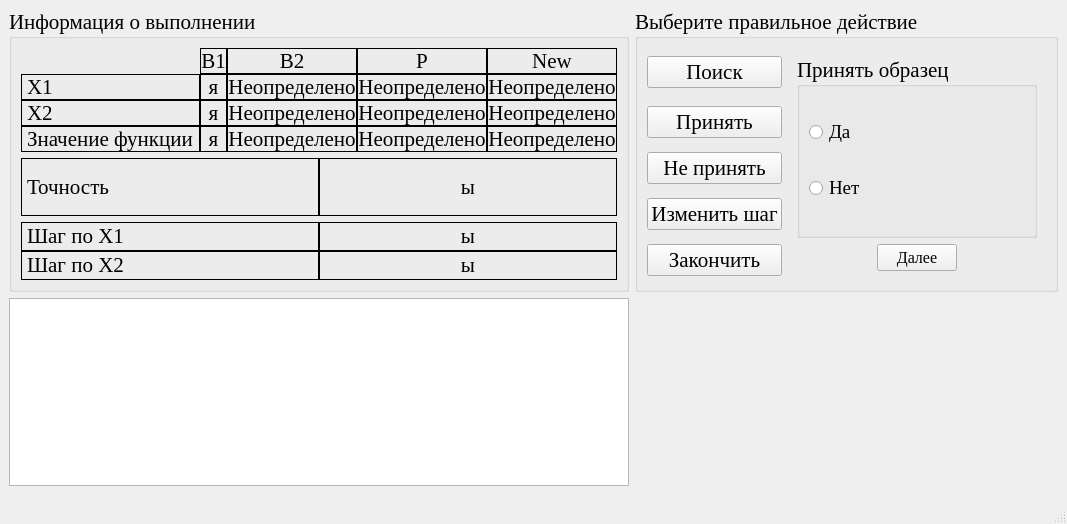
<?xml version="1.0" encoding="UTF-8"?>
<ui version="4.0">
 <class>HuGi</class>
 <widget class="QMainWindow" name="HuGi">
  <property name="windowModality">
   <enum>Qt::ApplicationModal</enum>
  </property>
  <property name="geometry">
   <rect>
    <x>0</x>
    <y>0</y>
    <width>1035</width>
    <height>524</height>
   </rect>
  </property>
  <property name="font">
   <font>
    <family>Times New Roman</family>
    <pointsize>16</pointsize>
   </font>
  </property>
  <property name="windowTitle">
   <string>Метод Хука-Дживса</string>
  </property>
  <property name="windowIcon">
   <iconset resource="data.qrc">
    <normaloff>:/icon/icon.bmp</normaloff>:/icon/icon.bmp</iconset>
  </property>
  <widget class="QWidget" name="centralwidget">
   <layout class="QGridLayout" name="gridLayout_8" columnstretch="1,1">
    <item row="0" column="0">
     <widget class="QGroupBox" name="groupBox_2">
      <property name="title">
       <string>Информация о выполнении</string>
      </property>
      <layout class="QGridLayout" name="gridLayout_6">
       <item row="0" column="0">
        <layout class="QGridLayout" name="gridLayout_3" columnstretch="1,1,1,1,1">
         <property name="spacing">
          <number>0</number>
         </property>
         <item row="0" column="1">
          <widget class="QLabel" name="label_11">
           <property name="frameShape">
            <enum>QFrame::Box</enum>
           </property>
           <property name="text">
            <string>B1</string>
           </property>
           <property name="alignment">
            <set>Qt::AlignCenter</set>
           </property>
           <property name="textInteractionFlags">
            <set>Qt::LinksAccessibleByMouse|Qt::TextSelectableByMouse</set>
           </property>
          </widget>
         </item>
         <item row="0" column="2">
          <widget class="QLabel" name="label_12">
           <property name="frameShape">
            <enum>QFrame::Box</enum>
           </property>
           <property name="text">
            <string>B2</string>
           </property>
           <property name="alignment">
            <set>Qt::AlignCenter</set>
           </property>
           <property name="textInteractionFlags">
            <set>Qt::LinksAccessibleByMouse|Qt::TextSelectableByMouse</set>
           </property>
          </widget>
         </item>
         <item row="0" column="3">
          <widget class="QLabel" name="label_14">
           <property name="frameShape">
            <enum>QFrame::Box</enum>
           </property>
           <property name="text">
            <string>P</string>
           </property>
           <property name="alignment">
            <set>Qt::AlignCenter</set>
           </property>
           <property name="textInteractionFlags">
            <set>Qt::LinksAccessibleByMouse|Qt::TextSelectableByMouse</set>
           </property>
          </widget>
         </item>
         <item row="0" column="4">
          <widget class="QLabel" name="label_13">
           <property name="frameShape">
            <enum>QFrame::Box</enum>
           </property>
           <property name="text">
            <string>New</string>
           </property>
           <property name="alignment">
            <set>Qt::AlignCenter</set>
           </property>
           <property name="textInteractionFlags">
            <set>Qt::LinksAccessibleByMouse|Qt::TextSelectableByMouse</set>
           </property>
          </widget>
         </item>
         <item row="1" column="0">
          <widget class="QLabel" name="label_5">
           <property name="frameShape">
            <enum>QFrame::Box</enum>
           </property>
           <property name="text">
            <string>Х1</string>
           </property>
           <property name="textInteractionFlags">
            <set>Qt::LinksAccessibleByMouse|Qt::TextSelectableByMouse</set>
           </property>
          </widget>
         </item>
         <item row="1" column="1">
          <widget class="QLabel" name="x1_b1_lb">
           <property name="frameShape">
            <enum>QFrame::Box</enum>
           </property>
           <property name="text">
            <string>я</string>
           </property>
           <property name="alignment">
            <set>Qt::AlignCenter</set>
           </property>
           <property name="textInteractionFlags">
            <set>Qt::LinksAccessibleByMouse|Qt::TextSelectableByMouse</set>
           </property>
          </widget>
         </item>
         <item row="1" column="2">
          <widget class="QLabel" name="x1_b2_lb">
           <property name="frameShape">
            <enum>QFrame::Box</enum>
           </property>
           <property name="text">
            <string>Неопределено</string>
           </property>
           <property name="alignment">
            <set>Qt::AlignCenter</set>
           </property>
           <property name="textInteractionFlags">
            <set>Qt::LinksAccessibleByMouse|Qt::TextSelectableByMouse</set>
           </property>
          </widget>
         </item>
         <item row="1" column="3">
          <widget class="QLabel" name="x1_p_lb">
           <property name="frameShape">
            <enum>QFrame::Box</enum>
           </property>
           <property name="text">
            <string>Неопределено</string>
           </property>
           <property name="alignment">
            <set>Qt::AlignCenter</set>
           </property>
           <property name="textInteractionFlags">
            <set>Qt::LinksAccessibleByMouse|Qt::TextSelectableByMouse</set>
           </property>
          </widget>
         </item>
         <item row="1" column="4">
          <widget class="QLabel" name="x1_new_lb">
           <property name="frameShape">
            <enum>QFrame::Box</enum>
           </property>
           <property name="text">
            <string>Неопределено</string>
           </property>
           <property name="alignment">
            <set>Qt::AlignCenter</set>
           </property>
           <property name="textInteractionFlags">
            <set>Qt::LinksAccessibleByMouse|Qt::TextSelectableByMouse</set>
           </property>
          </widget>
         </item>
         <item row="2" column="0">
          <widget class="QLabel" name="label_6">
           <property name="frameShape">
            <enum>QFrame::Box</enum>
           </property>
           <property name="text">
            <string>Х2</string>
           </property>
           <property name="textInteractionFlags">
            <set>Qt::LinksAccessibleByMouse|Qt::TextSelectableByMouse</set>
           </property>
          </widget>
         </item>
         <item row="2" column="1">
          <widget class="QLabel" name="x2_b1_lb">
           <property name="frameShape">
            <enum>QFrame::Box</enum>
           </property>
           <property name="text">
            <string>я</string>
           </property>
           <property name="alignment">
            <set>Qt::AlignCenter</set>
           </property>
           <property name="textInteractionFlags">
            <set>Qt::LinksAccessibleByMouse|Qt::TextSelectableByMouse</set>
           </property>
          </widget>
         </item>
         <item row="2" column="2">
          <widget class="QLabel" name="x2_b2_lb">
           <property name="frameShape">
            <enum>QFrame::Box</enum>
           </property>
           <property name="text">
            <string>Неопределено</string>
           </property>
           <property name="alignment">
            <set>Qt::AlignCenter</set>
           </property>
           <property name="textInteractionFlags">
            <set>Qt::LinksAccessibleByMouse|Qt::TextSelectableByMouse</set>
           </property>
          </widget>
         </item>
         <item row="2" column="3">
          <widget class="QLabel" name="x2_p_lb">
           <property name="frameShape">
            <enum>QFrame::Box</enum>
           </property>
           <property name="text">
            <string>Неопределено</string>
           </property>
           <property name="alignment">
            <set>Qt::AlignCenter</set>
           </property>
           <property name="textInteractionFlags">
            <set>Qt::LinksAccessibleByMouse|Qt::TextSelectableByMouse</set>
           </property>
          </widget>
         </item>
         <item row="2" column="4">
          <widget class="QLabel" name="x2_new_lb">
           <property name="frameShape">
            <enum>QFrame::Box</enum>
           </property>
           <property name="text">
            <string>Неопределено</string>
           </property>
           <property name="alignment">
            <set>Qt::AlignCenter</set>
           </property>
           <property name="textInteractionFlags">
            <set>Qt::LinksAccessibleByMouse|Qt::TextSelectableByMouse</set>
           </property>
          </widget>
         </item>
         <item row="3" column="0">
          <widget class="QLabel" name="label_10">
           <property name="frameShape">
            <enum>QFrame::Box</enum>
           </property>
           <property name="text">
            <string>Значение функции</string>
           </property>
           <property name="textInteractionFlags">
            <set>Qt::LinksAccessibleByMouse|Qt::TextSelectableByMouse</set>
           </property>
          </widget>
         </item>
         <item row="3" column="1">
          <widget class="QLabel" name="fsign_b1_lb">
           <property name="frameShape">
            <enum>QFrame::Box</enum>
           </property>
           <property name="text">
            <string>я</string>
           </property>
           <property name="alignment">
            <set>Qt::AlignCenter</set>
           </property>
           <property name="textInteractionFlags">
            <set>Qt::LinksAccessibleByMouse|Qt::TextSelectableByMouse</set>
           </property>
          </widget>
         </item>
         <item row="3" column="2">
          <widget class="QLabel" name="fsign_b2_lb">
           <property name="frameShape">
            <enum>QFrame::Box</enum>
           </property>
           <property name="text">
            <string>Неопределено</string>
           </property>
           <property name="alignment">
            <set>Qt::AlignCenter</set>
           </property>
           <property name="textInteractionFlags">
            <set>Qt::LinksAccessibleByMouse|Qt::TextSelectableByMouse</set>
           </property>
          </widget>
         </item>
         <item row="3" column="3">
          <widget class="QLabel" name="fsign_p_lb">
           <property name="frameShape">
            <enum>QFrame::Box</enum>
           </property>
           <property name="text">
            <string>Неопределено</string>
           </property>
           <property name="alignment">
            <set>Qt::AlignCenter</set>
           </property>
           <property name="textInteractionFlags">
            <set>Qt::LinksAccessibleByMouse|Qt::TextSelectableByMouse</set>
           </property>
          </widget>
         </item>
         <item row="3" column="4">
          <widget class="QLabel" name="fsign_new_lb">
           <property name="frameShape">
            <enum>QFrame::Box</enum>
           </property>
           <property name="text">
            <string>Неопределено</string>
           </property>
           <property name="alignment">
            <set>Qt::AlignCenter</set>
           </property>
           <property name="textInteractionFlags">
            <set>Qt::LinksAccessibleByMouse|Qt::TextSelectableByMouse</set>
           </property>
          </widget>
         </item>
        </layout>
       </item>
       <item row="1" column="0">
        <layout class="QHBoxLayout" name="horizontalLayout">
         <property name="spacing">
          <number>0</number>
         </property>
         <item>
          <widget class="QLabel" name="label">
           <property name="frameShape">
            <enum>QFrame::Box</enum>
           </property>
           <property name="text">
            <string>Точность</string>
           </property>
           <property name="textInteractionFlags">
            <set>Qt::LinksAccessibleByMouse|Qt::TextSelectableByMouse</set>
           </property>
          </widget>
         </item>
         <item>
          <widget class="QLabel" name="precision_lb">
           <property name="frameShape">
            <enum>QFrame::Box</enum>
           </property>
           <property name="text">
            <string>ы</string>
           </property>
           <property name="alignment">
            <set>Qt::AlignCenter</set>
           </property>
           <property name="textInteractionFlags">
            <set>Qt::LinksAccessibleByMouse|Qt::TextSelectableByMouse</set>
           </property>
          </widget>
         </item>
        </layout>
       </item>
       <item row="2" column="0">
        <layout class="QGridLayout" name="gridLayout_2">
         <property name="spacing">
          <number>0</number>
         </property>
         <item row="0" column="0">
          <widget class="QLabel" name="label_3">
           <property name="frameShape">
            <enum>QFrame::Box</enum>
           </property>
           <property name="text">
            <string>Шаг по Х1</string>
           </property>
           <property name="textInteractionFlags">
            <set>Qt::LinksAccessibleByMouse|Qt::TextSelectableByMouse</set>
           </property>
          </widget>
         </item>
         <item row="0" column="1">
          <widget class="QLabel" name="x1_step_lb">
           <property name="frameShape">
            <enum>QFrame::Box</enum>
           </property>
           <property name="text">
            <string>ы</string>
           </property>
           <property name="alignment">
            <set>Qt::AlignCenter</set>
           </property>
           <property name="textInteractionFlags">
            <set>Qt::LinksAccessibleByMouse|Qt::TextSelectableByMouse</set>
           </property>
          </widget>
         </item>
         <item row="1" column="0">
          <widget class="QLabel" name="label_7">
           <property name="frameShape">
            <enum>QFrame::Box</enum>
           </property>
           <property name="text">
            <string>Шаг по Х2</string>
           </property>
           <property name="textInteractionFlags">
            <set>Qt::LinksAccessibleByMouse|Qt::TextSelectableByMouse</set>
           </property>
          </widget>
         </item>
         <item row="1" column="1">
          <widget class="QLabel" name="x2_step_lb">
           <property name="frameShape">
            <enum>QFrame::Box</enum>
           </property>
           <property name="text">
            <string>ы</string>
           </property>
           <property name="alignment">
            <set>Qt::AlignCenter</set>
           </property>
           <property name="textInteractionFlags">
            <set>Qt::LinksAccessibleByMouse|Qt::TextSelectableByMouse</set>
           </property>
          </widget>
         </item>
        </layout>
       </item>
      </layout>
     </widget>
    </item>
    <item row="0" column="1">
     <widget class="QGroupBox" name="groupBox_3">
      <property name="title">
       <string>Выберите правильное действие</string>
      </property>
      <property name="checkable">
       <bool>false</bool>
      </property>
      <layout class="QGridLayout" name="gridLayout" columnstretch="1,1">
       <item row="0" column="0">
        <widget class="QPushButton" name="found_bt">
         <property name="toolTip">
          <string>&lt;!DOCTYPE HTML PUBLIC &quot;-//W3C//DTD HTML 4.0//EN&quot; &quot;http://www.w3.org/TR/REC-html40/strict.dtd&quot;&gt;
&lt;html&gt;&lt;head&gt;&lt;meta name=&quot;qrichtext&quot; content=&quot;1&quot; /&gt;&lt;style type=&quot;text/css&quot;&gt;
p, li { white-space: pre-wrap; }
&lt;/style&gt;&lt;/head&gt;&lt;body style=&quot; font-family:'MS Shell Dlg 2'; font-size:8.25pt; font-weight:400; font-style:normal;&quot;&gt;
&lt;p style=&quot; margin-top:0px; margin-bottom:0px; margin-left:0px; margin-right:0px; -qt-block-indent:0; text-indent:0px;&quot;&gt;&lt;span style=&quot; font-family:'Times New Roman'; font-size:13pt;&quot;&gt;Выбор типа поиска&lt;/span&gt;&lt;/p&gt;&lt;/body&gt;&lt;/html&gt;</string>
         </property>
         <property name="text">
          <string>Поиск</string>
         </property>
        </widget>
       </item>
       <item row="0" column="1" rowspan="5">
        <widget class="QStackedWidget" name="stackedWidget">
         <property name="currentIndex">
          <number>2</number>
         </property>
         <widget class="QWidget" name="type_found">
          <layout class="QGridLayout" name="gridLayout_4" rowstretch="1,0">
           <item row="0" column="0">
            <widget class="QGroupBox" name="groupBox">
             <property name="font">
              <font>
               <weight>50</weight>
               <bold>false</bold>
              </font>
             </property>
             <property name="title">
              <string>Тип поиска</string>
             </property>
             <layout class="QGridLayout" name="gridLayout_5">
              <item row="0" column="0">
               <widget class="QRadioButton" name="grad_fx">
                <property name="font">
                 <font>
                  <pointsize>14</pointsize>
                 </font>
                </property>
                <property name="text">
                 <string>Исследующий</string>
                </property>
               </widget>
              </item>
              <item row="1" column="0">
               <widget class="QRadioButton" name="agrad_fx">
                <property name="font">
                 <font>
                  <pointsize>14</pointsize>
                 </font>
                </property>
                <property name="text">
                 <string>По образцу</string>
                </property>
               </widget>
              </item>
             </layout>
            </widget>
           </item>
           <item row="1" column="0">
            <layout class="QHBoxLayout" name="horizontalLayout_2">
             <item>
              <spacer name="horizontalSpacer">
               <property name="orientation">
                <enum>Qt::Horizontal</enum>
               </property>
               <property name="sizeHint" stdset="0">
                <size>
                 <width>40</width>
                 <height>20</height>
                </size>
               </property>
              </spacer>
             </item>
             <item>
              <widget class="QPushButton" name="next1_bt">
               <property name="font">
                <font>
                 <pointsize>12</pointsize>
                </font>
               </property>
               <property name="text">
                <string>Далее</string>
               </property>
              </widget>
             </item>
             <item>
              <spacer name="horizontalSpacer_2">
               <property name="orientation">
                <enum>Qt::Horizontal</enum>
               </property>
               <property name="sizeHint" stdset="0">
                <size>
                 <width>40</width>
                 <height>20</height>
                </size>
               </property>
              </spacer>
             </item>
            </layout>
           </item>
          </layout>
         </widget>
         <widget class="QWidget" name="cwdescent">
          <layout class="QGridLayout" name="gridLayout_7">
           <item row="0" column="0">
            <widget class="QGroupBox" name="groupBox_4">
             <property name="font">
              <font>
               <weight>50</weight>
               <bold>false</bold>
              </font>
             </property>
             <property name="title">
              <string>Направление движения</string>
             </property>
             <layout class="QVBoxLayout" name="verticalLayout_2">
              <item>
               <widget class="QRadioButton" name="up_x1_rb">
                <property name="font">
                 <font>
                  <pointsize>14</pointsize>
                 </font>
                </property>
                <property name="text">
                 <string>+ по Х1</string>
                </property>
               </widget>
              </item>
              <item>
               <widget class="QRadioButton" name="down_x1_rb">
                <property name="font">
                 <font>
                  <pointsize>14</pointsize>
                 </font>
                </property>
                <property name="text">
                 <string>- по Х1</string>
                </property>
               </widget>
              </item>
              <item>
               <widget class="QRadioButton" name="up_x2_rb">
                <property name="font">
                 <font>
                  <pointsize>14</pointsize>
                 </font>
                </property>
                <property name="text">
                 <string>+ по Х2</string>
                </property>
               </widget>
              </item>
              <item>
               <widget class="QRadioButton" name="down_x2_rb">
                <property name="font">
                 <font>
                  <pointsize>14</pointsize>
                 </font>
                </property>
                <property name="text">
                 <string>- по Х2</string>
                </property>
               </widget>
              </item>
             </layout>
            </widget>
           </item>
           <item row="1" column="0">
            <layout class="QHBoxLayout" name="horizontalLayout_3">
             <item>
              <spacer name="horizontalSpacer_3">
               <property name="orientation">
                <enum>Qt::Horizontal</enum>
               </property>
               <property name="sizeHint" stdset="0">
                <size>
                 <width>40</width>
                 <height>20</height>
                </size>
               </property>
              </spacer>
             </item>
             <item>
              <widget class="QPushButton" name="next2_bt">
               <property name="font">
                <font>
                 <pointsize>12</pointsize>
                </font>
               </property>
               <property name="text">
                <string>Далее</string>
               </property>
              </widget>
             </item>
             <item>
              <spacer name="horizontalSpacer_4">
               <property name="orientation">
                <enum>Qt::Horizontal</enum>
               </property>
               <property name="sizeHint" stdset="0">
                <size>
                 <width>40</width>
                 <height>20</height>
                </size>
               </property>
              </spacer>
             </item>
            </layout>
           </item>
          </layout>
         </widget>
         <widget class="QWidget" name="result">
          <layout class="QGridLayout" name="gridLayout_10" rowstretch="1,0">
           <item row="0" column="0">
            <widget class="QGroupBox" name="groupBox_5">
             <property name="title">
              <string>Принять образец</string>
             </property>
             <layout class="QGridLayout" name="gridLayout_9">
              <item row="0" column="0">
               <widget class="QRadioButton" name="ok_rb">
                <property name="font">
                 <font>
                  <pointsize>14</pointsize>
                 </font>
                </property>
                <property name="text">
                 <string>Да</string>
                </property>
               </widget>
              </item>
              <item row="1" column="0">
               <widget class="QRadioButton" name="no_rb">
                <property name="font">
                 <font>
                  <pointsize>14</pointsize>
                 </font>
                </property>
                <property name="text">
                 <string>Нет</string>
                </property>
               </widget>
              </item>
             </layout>
            </widget>
           </item>
           <item row="1" column="0">
            <layout class="QHBoxLayout" name="horizontalLayout_6">
             <item>
              <spacer name="horizontalSpacer_5">
               <property name="orientation">
                <enum>Qt::Horizontal</enum>
               </property>
               <property name="sizeHint" stdset="0">
                <size>
                 <width>40</width>
                 <height>20</height>
                </size>
               </property>
              </spacer>
             </item>
             <item>
              <widget class="QPushButton" name="next3_bt">
               <property name="font">
                <font>
                 <pointsize>12</pointsize>
                </font>
               </property>
               <property name="text">
                <string>Далее</string>
               </property>
              </widget>
             </item>
             <item>
              <spacer name="horizontalSpacer_6">
               <property name="orientation">
                <enum>Qt::Horizontal</enum>
               </property>
               <property name="sizeHint" stdset="0">
                <size>
                 <width>40</width>
                 <height>20</height>
                </size>
               </property>
              </spacer>
             </item>
            </layout>
           </item>
          </layout>
         </widget>
         <widget class="QWidget" name="blank"/>
        </widget>
       </item>
       <item row="1" column="0">
        <widget class="QPushButton" name="accept_bt">
         <property name="toolTip">
          <string>&lt;!DOCTYPE HTML PUBLIC &quot;-//W3C//DTD HTML 4.0//EN&quot; &quot;http://www.w3.org/TR/REC-html40/strict.dtd&quot;&gt;
&lt;html&gt;&lt;head&gt;&lt;meta name=&quot;qrichtext&quot; content=&quot;1&quot; /&gt;&lt;style type=&quot;text/css&quot;&gt;
p, li { white-space: pre-wrap; }
&lt;/style&gt;&lt;/head&gt;&lt;body style=&quot; font-family:'Times New Roman'; font-size:13pt; font-weight:600; font-style:normal;&quot;&gt;
&lt;p style=&quot; margin-top:0px; margin-bottom:0px; margin-left:0px; margin-right:0px; -qt-block-indent:0; text-indent:0px;&quot;&gt;&lt;span style=&quot; font-weight:400;&quot;&gt;Установить новую точку в качестве текущей.&lt;/span&gt;&lt;/p&gt;&lt;/body&gt;&lt;/html&gt;</string>
         </property>
         <property name="text">
          <string>Принять</string>
         </property>
        </widget>
       </item>
       <item row="2" column="0">
        <widget class="QPushButton" name="not_accept_bt">
         <property name="toolTip">
          <string>&lt;!DOCTYPE HTML PUBLIC &quot;-//W3C//DTD HTML 4.0//EN&quot; &quot;http://www.w3.org/TR/REC-html40/strict.dtd&quot;&gt;
&lt;html&gt;&lt;head&gt;&lt;meta name=&quot;qrichtext&quot; content=&quot;1&quot; /&gt;&lt;style type=&quot;text/css&quot;&gt;
p, li { white-space: pre-wrap; }
&lt;/style&gt;&lt;/head&gt;&lt;body style=&quot; font-family:'Times New Roman'; font-size:13pt; font-weight:600; font-style:normal;&quot;&gt;
&lt;p style=&quot; margin-top:0px; margin-bottom:0px; margin-left:0px; margin-right:0px; -qt-block-indent:0; text-indent:0px;&quot;&gt;&lt;span style=&quot; font-weight:400;&quot;&gt;Отбросить новую точку и перейти к следующему шагу алгоритма.&lt;/span&gt;&lt;/p&gt;&lt;/body&gt;&lt;/html&gt;</string>
         </property>
         <property name="text">
          <string>Не принять</string>
         </property>
        </widget>
       </item>
       <item row="3" column="0">
        <widget class="QPushButton" name="change_step_bt">
         <property name="toolTip">
          <string>&lt;!DOCTYPE HTML PUBLIC &quot;-//W3C//DTD HTML 4.0//EN&quot; &quot;http://www.w3.org/TR/REC-html40/strict.dtd&quot;&gt;
&lt;html&gt;&lt;head&gt;&lt;meta name=&quot;qrichtext&quot; content=&quot;1&quot; /&gt;&lt;style type=&quot;text/css&quot;&gt;
p, li { white-space: pre-wrap; }
&lt;/style&gt;&lt;/head&gt;&lt;body style=&quot; font-family:'Times New Roman'; font-size:13pt; font-weight:600; font-style:normal;&quot;&gt;
&lt;p style=&quot; margin-top:0px; margin-bottom:0px; margin-left:0px; margin-right:0px; -qt-block-indent:0; text-indent:0px;&quot;&gt;&lt;span style=&quot; font-weight:400;&quot;&gt;Уменьшить шаг&lt;/span&gt;&lt;/p&gt;&lt;/body&gt;&lt;/html&gt;</string>
         </property>
         <property name="text">
          <string>Изменить шаг</string>
         </property>
        </widget>
       </item>
       <item row="4" column="0">
        <widget class="QPushButton" name="end_bt">
         <property name="toolTip">
          <string>&lt;!DOCTYPE HTML PUBLIC &quot;-//W3C//DTD HTML 4.0//EN&quot; &quot;http://www.w3.org/TR/REC-html40/strict.dtd&quot;&gt;
&lt;html&gt;&lt;head&gt;&lt;meta name=&quot;qrichtext&quot; content=&quot;1&quot; /&gt;&lt;style type=&quot;text/css&quot;&gt;
p, li { white-space: pre-wrap; }
&lt;/style&gt;&lt;/head&gt;&lt;body style=&quot; font-family:'Times New Roman'; font-size:13pt; font-weight:600; font-style:normal;&quot;&gt;
&lt;p style=&quot; margin-top:0px; margin-bottom:0px; margin-left:0px; margin-right:0px; -qt-block-indent:0; text-indent:0px;&quot;&gt;&lt;span style=&quot; font-weight:400;&quot;&gt;Закончить алгоритм, приняв текущую точку в качестве минимума.&lt;/span&gt;&lt;/p&gt;&lt;/body&gt;&lt;/html&gt;</string>
         </property>
         <property name="text">
          <string>Закончить</string>
         </property>
        </widget>
       </item>
      </layout>
     </widget>
    </item>
    <item row="1" column="0">
     <widget class="QTextBrowser" name="LogTxtBrsr">
      <property name="font">
       <font>
        <pointsize>14</pointsize>
       </font>
      </property>
     </widget>
    </item>
   </layout>
  </widget>
  <widget class="QMenuBar" name="menubar">
   <property name="geometry">
    <rect>
     <x>0</x>
     <y>0</y>
     <width>1035</width>
     <height>23</height>
    </rect>
   </property>
  </widget>
  <widget class="QStatusBar" name="statusbar"/>
 </widget>
 <resources>
  <include location="data.qrc"/>
 </resources>
 <connections/>
</ui>
